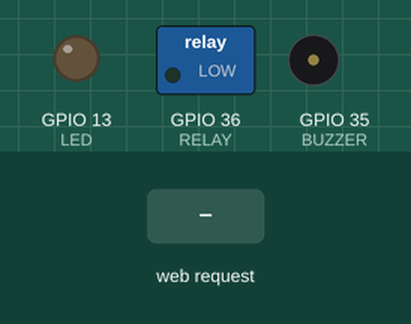
A sketch run on a simulated ESP32. Parts: switched loads named in the sketch (green lamp = pin HIGH), output pins drawn as LEDs (lit = HIGH), buzzer (waves = sounding, pin HIGH). The test bench sets the inputs (shaded band). WiFi joins after 1.5 s; servers stay silent unless stated; what the sketch prints to the serial monitor is not drawn.

Above: at 2.7 s.
2.8 s: HTTP request GET /led/on received
At 3.6 s:
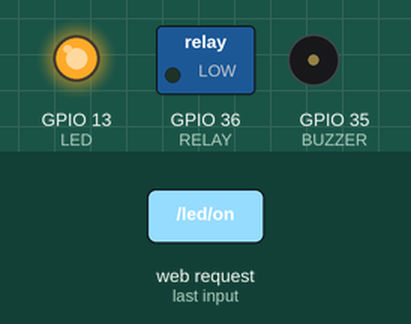
4.3 s: HTTP request GET /relay/on received
At 4.7 s:
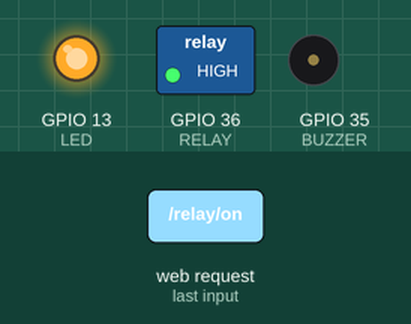
5.8 s: HTTP request GET /led/off received
At 7.0 s:
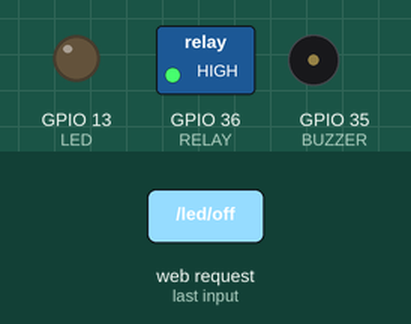
7.3 s: HTTP request GET /buzzer/on received
At 8.2 s:
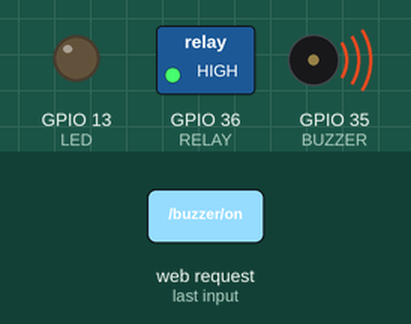
8.8 s: HTTP request GET /relay/off received
At 9.4 s:
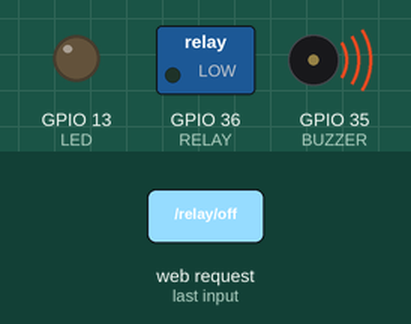
10.3 s: HTTP request GET /led/on received
At 11.7 s:
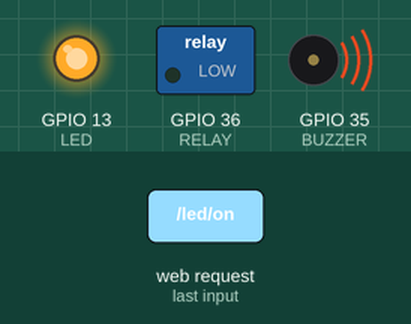
Timing chart, 0 to 12.8 s (numbered marks = the images above; inputs shaded):
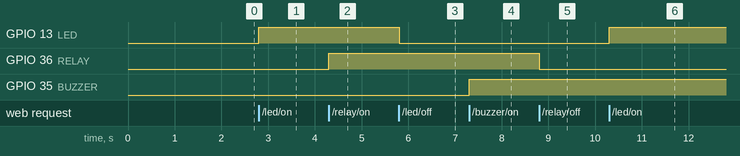

Measured:
- after the input at 2.8 s, GPIO 13 (LED): LOW → HIGH at once
- after the input at 4.3 s, GPIO 36 (RELAY): LOW → HIGH at once
- after the input at 5.8 s, GPIO 13 (LED): HIGH → LOW at once
- after the input at 7.3 s, GPIO 35 (BUZZER): LOW → HIGH at once
- after the input at 8.8 s, GPIO 36 (RELAY): HIGH → LOW at once
- after the input at 10.3 s, GPIO 13 (LED): LOW → HIGH at once

The sketch:

LedBuzzerRelayWIFI.ino
```cpp
#include <WiFi.h>

// Wi-Fi credentials
const char* ssid = "AirFiber-Uqu3AM";
const char* password = "12346360";

// GPIO pins
#define LED 13
#define RELAY 36
#define BUZZER 35

// Web server
WiFiServer server(80);

void setup() {

  Serial.begin(115200);

  // Set pins as OUTPUT
  pinMode(LED, OUTPUT);
  pinMode(RELAY, OUTPUT);
  pinMode(BUZZER, OUTPUT);

  // Initially OFF
  digitalWrite(LED, LOW);
  digitalWrite(RELAY, LOW);
  digitalWrite(BUZZER, LOW);

  // Connect to Wi-Fi
  Serial.println("Connecting to WiFi...");

  WiFi.begin(ssid, password);

  while (WiFi.status() != WL_CONNECTED) {
    delay(500);
    Serial.print(".");
  }

  Serial.println();
  Serial.println("WiFi Connected!");

  // Display IP address
  Serial.print("IP Address: ");
  Serial.println(WiFi.localIP());

  // Start web server
  server.begin();

  Serial.println("Web Server Started!");
}

void loop() {

  // Check for client
  WiFiClient client = server.available();

  if (!client) {
    return;
  }

  // Read browser request
  String request = client.readStringUntil('\r');

  // Clear client buffer
  client.flush();

  // =========================
  // LED CONTROL
  // =========================

  if (request.indexOf("/led/on") != -1) {
    digitalWrite(LED, HIGH);
    Serial.println("LED ON");
  }

  if (request.indexOf("/led/off") != -1) {
    digitalWrite(LED, LOW);
    Serial.println("LED OFF");
  }

  // =========================
  // RELAY CONTROL
  // =========================

  if (request.indexOf("/relay/on") != -1) {
    digitalWrite(RELAY, HIGH);
    Serial.println("RELAY ON");
  }

  if (request.indexOf("/relay/off") != -1) {
    digitalWrite(RELAY, LOW);
    Serial.println("RELAY OFF");
  }

  // =========================
  // BUZZER CONTROL
  // =========================

  if (request.indexOf("/buzzer/on") != -1) {
    digitalWrite(BUZZER, HIGH);
    Serial.println("BUZZER ON");
  }

  if (request.indexOf("/buzzer/off") != -1) {
    digitalWrite(BUZZER, LOW);
    Serial.println("BUZZER OFF");
  }

  // =========================
  // HTTP RESPONSE
  // =========================

  client.println("HTTP/1.1 200 OK");
  client.println("Content-Type: text/html");
  client.println("Connection: close");
  client.println();

  // =========================
  // WEBPAGE
  // =========================

  client.println("<!DOCTYPE html>");
  client.println("<html>");

  client.println("<head>");

  client.println("<meta name='viewport' content='width=device-width, initial-scale=1'>");

  client.println("<title>ESP32 IoT Control</title>");

  client.println("<style>");

  client.println("body {");
  client.println("font-family: Arial, sans-serif;");
  client.println("text-align: left;");
  client.println("margin: 30px;");
  client.println("background-color: #f2f2f2;");
  client.println("}");

  client.println("h1 {");
  client.println("margin-bottom: 30px;");
  client.println("}");

  client.println(".control {");
  client.println("margin-bottom: 25px;");
  client.println("}");

  client.println("h2 {");
  client.println("margin-bottom: 10px;");
  client.println("}");

  client.println("button {");
  client.println("padding: 12px 25px;");
  client.println("margin-right: 10px;");
  client.println("font-size: 18px;");
  client.println("cursor: pointer;");
  client.println("}");

  client.println("</style>");

  client.println("</head>");

  client.println("<body>");

  client.println("<h1>ESP32 IoT Control</h1>");

  // =========================
  // LED
  // =========================

  client.println("<div class='control'>");

  client.println("<h2>LED</h2>");

  client.println("<a href='/led/on'>");
  client.println("<button>LED ON</button>");
  client.println("</a>");

  client.println("<a href='/led/off'>");
  client.println("<button>LED OFF</button>");
  client.println("</a>");

  client.println("</div>");

  // =========================
  // RELAY
  // =========================

  client.println("<div class='control'>");

  client.println("<h2>RELAY</h2>");

  client.println("<a href='/relay/on'>");
  client.println("<button>RELAY ON</button>");
  client.println("</a>");

  client.println("<a href='/relay/off'>");
  client.println("<button>RELAY OFF</button>");
  client.println("</a>");

  client.println("</div>");

  // =========================
  // BUZZER
  // =========================

  client.println("<div class='control'>");

  client.println("<h2>BUZZER</h2>");

  client.println("<a href='/buzzer/on'>");
  client.println("<button>BUZZER ON</button>");
  client.println("</a>");

  client.println("<a href='/buzzer/off'>");
  client.println("<button>BUZZER OFF</button>");
  client.println("</a>");

  client.println("</div>");

  client.println("</body>");
  client.println("</html>");

  // Close connection
  client.stop();

  Serial.println("Client Disconnected");
}
```
